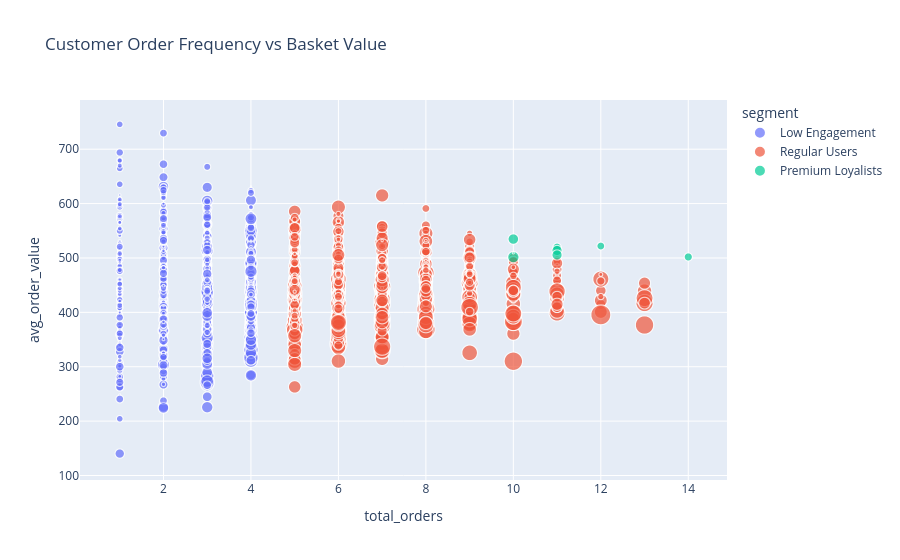

Notebook cell for this chart:
### Code cell
# Create absolute profit column for bubble sizing

customer_metrics["profit_size"] = (
    customer_metrics["total_profit"].abs()
)

fig = px.scatter(

    customer_metrics,

    x="total_orders",

    y="avg_order_value",

    color="segment",

    size="profit_size",

    opacity=0.7,

    title="Customer Order Frequency vs Basket Value"

)

fig.show()

### Figure 1 — Plotly figure (JSON) as saved in the notebook; plotly's stock layout.template omitted (floating-point values rounded to 4 significant figures; data arrays with more than 128 entries replaced by an {"elided": "..."} marker saying what was removed)
{"data": [{"hovertemplate": "segment=Low Engagement<br>total_orders=%{x}<br>avg_order_value=%{y}<br>profit_size=%{marker.size}<extra></extra>", "legendgroup": "Low Engagement", "marker": {"color": "#636efa", "opacity": 0.7, "size": {"elided": "1721 float values"}, "sizemode": "area", "sizeref": 1.234, "symbol": "circle"}, "mode": "markers", "name": "Low Engagement", "showlegend": true, "type": "scattergl", "x": {"elided": "1721 int values"}, "xaxis": "x", "y": {"elided": "1721 float values"}, "yaxis": "y"}, {"hovertemplate": "segment=Regular Users<br>total_orders=%{x}<br>avg_order_value=%{y}<br>profit_size=%{marker.size}<extra></extra>", "legendgroup": "Regular Users", "marker": {"color": "#EF553B", "opacity": 0.7, "size": {"elided": "2249 float values"}, "sizemode": "area", "sizeref": 1.234, "symbol": "circle"}, "mode": "markers", "name": "Regular Users", "showlegend": true, "type": "scattergl", "x": {"elided": "2249 int values"}, "xaxis": "x", "y": {"elided": "2249 float values"}, "yaxis": "y"}, {"hovertemplate": "segment=Premium Loyalists<br>total_orders=%{x}<br>avg_order_value=%{y}<br>profit_size=%{marker.size}<extra></extra>", "legendgroup": "Premium Loyalists", "marker": {"color": "#00cc96", "opacity": 0.7, "size": [94.7, 123.6, 80.32, 134.9, 156.6, 123.6, 5.62, 78.57], "sizemode": "area", "sizeref": 1.234, "symbol": "circle"}, "mode": "markers", "name": "Premium Loyalists", "showlegend": true, "type": "scattergl", "x": [11, 11, 14, 10, 10, 11, 10, 12], "xaxis": "x", "y": [519.4, 513.8, 501.9, 534.7, 501.5, 505.5, 509.0, 521.9], "yaxis": "y"}], "layout": {"legend": {"itemsizing": "constant", "title": {"text": "segment"}, "tracegroupgap": 0}, "title": {"text": "Customer Order Frequency vs Basket Value"}, "xaxis": {"anchor": "y", "domain": [0, 1], "title": {"text": "total_orders"}}, "yaxis": {"anchor": "x", "domain": [0, 1], "title": {"text": "avg_order_value"}}}}
